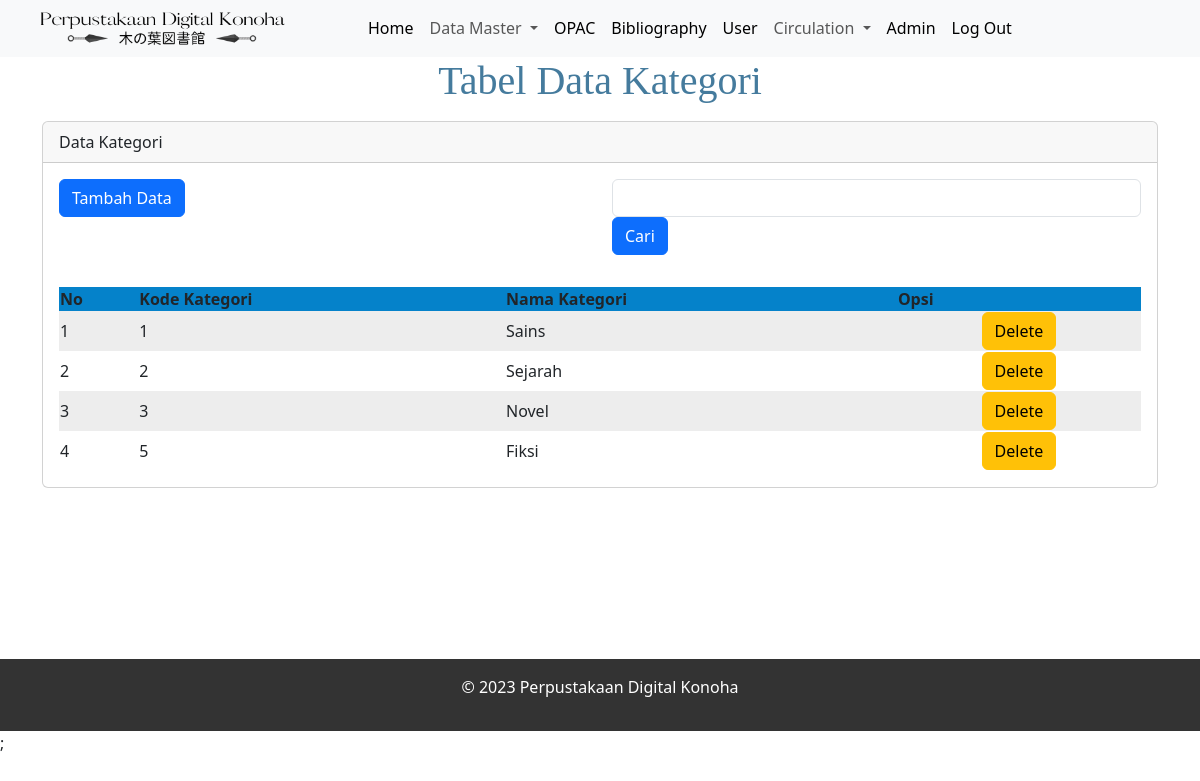
The page /data_kategori.php on the database its author committed.
### tables this page shows
CREATE TABLE `kategori` (
  `id` int(11) NOT NULL,
  `nama_kategori` varchar(20) DEFAULT NULL
);

### data_kategori.php (the view, shortened to what this page needs)
<?php
	include 'header.php';
	include 'koneksi.php';
?>
<center><font face="Britannic Bold" color="#457B9D"><h1 align="center">Tabel Data Kategori</h1></font></center>
<div class="container">
	<div class="row">
		<div class="col-lg-12 mt-2 mb-2" style="min-height: 530px;">
			<div class="card">
			  <div class="card-header">
				Data Kategori
			  </div>
			  <div class="card-body">
				<div class="row">
					<div class="col">
						<a href="tambah_kategori.php" class="btn btn-primary">Tambah Data</a>
					</div>
					<div class="col mb-3">
						<form class="form-inline float-right" method="GET">
							<input type="text" class="form-control" name="keyword">
							<input type="submit" class="btn btn-primary" name="cari" value="Cari">
						</form>
					</div>
				</div>
				<table border="0">
					<thead>
						<tr>
							<th>No</th>
							<th>Kode Kategori</th>
							<th>Nama Kategori</th>
							<th>Opsi</th>
						</tr>
					</thead>
							    <tbody>
									<?php
									$sql = "SELECT * FROM kategori ORDER BY id";
									$no  = 1;
									foreach ($koneksi->query($sql) as $data) :
									?>
										<tr>
											<td><?php echo $no++; ?></td>
											<td><?php echo $data['id'] ?></td>
											<td><?php echo $data['nama_kategori'] ?></td>
											<td align="center">
												<a href="hapus_kategori.php?id=<?php echo $data['id'] ?>" onclick="return confirm('Anda yakin akan menghapus data?')"><input type="submit" class="btn btn-warning" value="Delete"></a>
											</td>
										</tr>
									<?php
									endforeach;
									?>
								</tbody>
						</table>
					</div>
				</div>
			  </div>
			</div>
		</div>

### header.php (style rules this page uses)
footer { background-color: #333; color: #fff; padding: 1em; text-align: center; }

### data_kategori.php (style rules this page uses)
tbody > tr:nth-child(2n+1) > td, tbody > tr:nth-child(2n+1) > th { background-color: #ededed; }
table { width: 100%; margin: auto; border-collapse: collapse; box-shadow: darkgrey 3px; }
thead tr { background-color: #0582ca; }

### rows shown on the page
kategori: id "1", nama_kategori "Sains"
kategori: id "2", nama_kategori "Sejarah"
kategori: id "3", nama_kategori "Novel"
kategori: id "5", nama_kategori "Fiksi"
